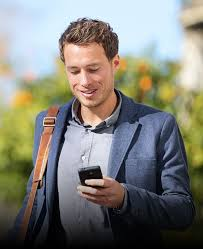
#> input picture services/calculator-gradient-image/images.jpg, 203 x 249 px
$ python app.py   (older library calls are emulated)
#> lines starting #> are read from the running program, lines starting #| are printed output that depends on the picture
import cv2
import numpy as np
import matplotlib.pyplot as plt

# Load the source image
image = cv2.imread("images.jpg")
#> image is the input picture: shape (249, 203, 3); mean B, G, R 119.6, 128.4, 128.8
if image is None:
    raise ValueError("Unable to read image. Please check the file path.")

# Convert image to grayscale
gray = cv2.cvtColor(image, cv2.COLOR_BGR2GRAY)
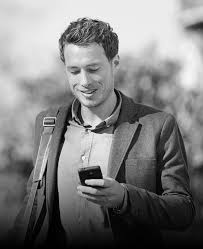
#> gray: shape (249, 203); min 0, max 253, mean 127.5

# Compute gradients with the Sobel operator
grad_x = cv2.Sobel(gray, cv2.CV_64F, 1, 0, ksize=3)
grad_y = cv2.Sobel(gray, cv2.CV_64F, 0, 1, ksize=3)
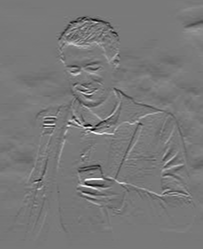
#> grad_y: shape (249, 203) float64; min -768, max 838, mean -7.2; drawn with min black and max white

# Compute gradient magnitude and direction
magnitude = np.sqrt(grad_x**2 + grad_y**2)
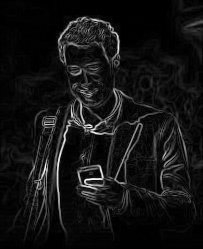
#> magnitude: shape (249, 203) float64; min 0, max 845.7, mean 65.2; drawn with min black and max white
direction = np.arctan2(grad_y, grad_x)
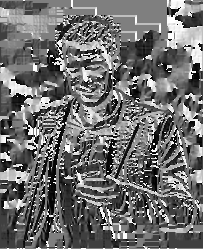
#> direction: shape (249, 203) float64; min -3.14, max 3.14, mean -0.404; drawn with min black and max white

# Normalize values to the [0, 255] range
magnitude = cv2.normalize(magnitude, None, 0, 255, cv2.NORM_MINMAX).astype(np.uint8)
direction = cv2.normalize(direction, None, 0, 255, cv2.NORM_MINMAX).astype(np.uint8)

# Build a colorized gradient image in HSV space
hsv_image = np.zeros_like(image, dtype=np.uint8)
hsv_image[..., 0] = direction  # Hue from gradient direction
hsv_image[..., 1] = magnitude  # Saturation from gradient magnitude
hsv_image[..., 2] = 255        # Keep maximum brightness
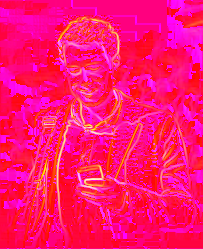
#> hsv_image: shape (249, 203, 3); mean of channels 0, 1, 2 110.5, 19.2, 255; drawn as B, G, R

# Convert HSV back to BGR for OpenCV display
gradient_image = cv2.cvtColor(hsv_image, cv2.COLOR_HSV2BGR)
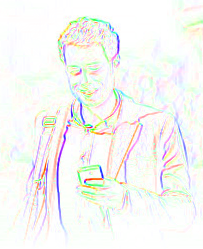
#> gradient_image: shape (249, 203, 3); mean B, G, R 242.9, 246.1, 245.6

# Display images
plt.figure(figsize=(12, 6))
plt.subplot(1, 3, 1), plt.imshow(cv2.cvtColor(image, cv2.COLOR_BGR2RGB)), plt.title("Original Image")
plt.subplot(1, 3, 2), plt.imshow(magnitude, cmap="gray"), plt.title("Gradient Magnitude")
plt.subplot(1, 3, 3), plt.imshow(cv2.cvtColor(gradient_image, cv2.COLOR_BGR2RGB)), plt.title("Color Gradient Image")
plt.show()
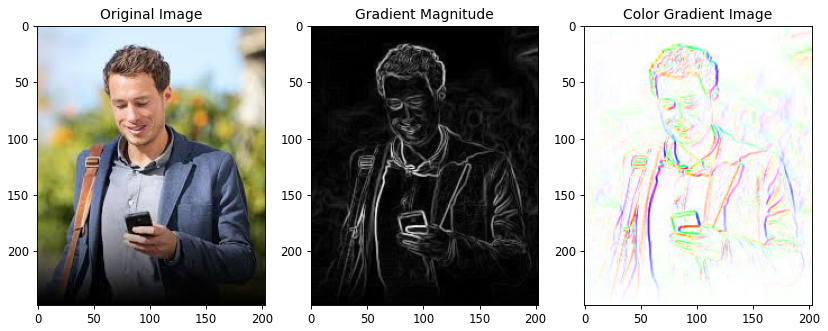
#> figure drawn by matplotlib, 3 panels

# Save output image
cv2.imwrite("images_gradient_output.jpg", gradient_image)
